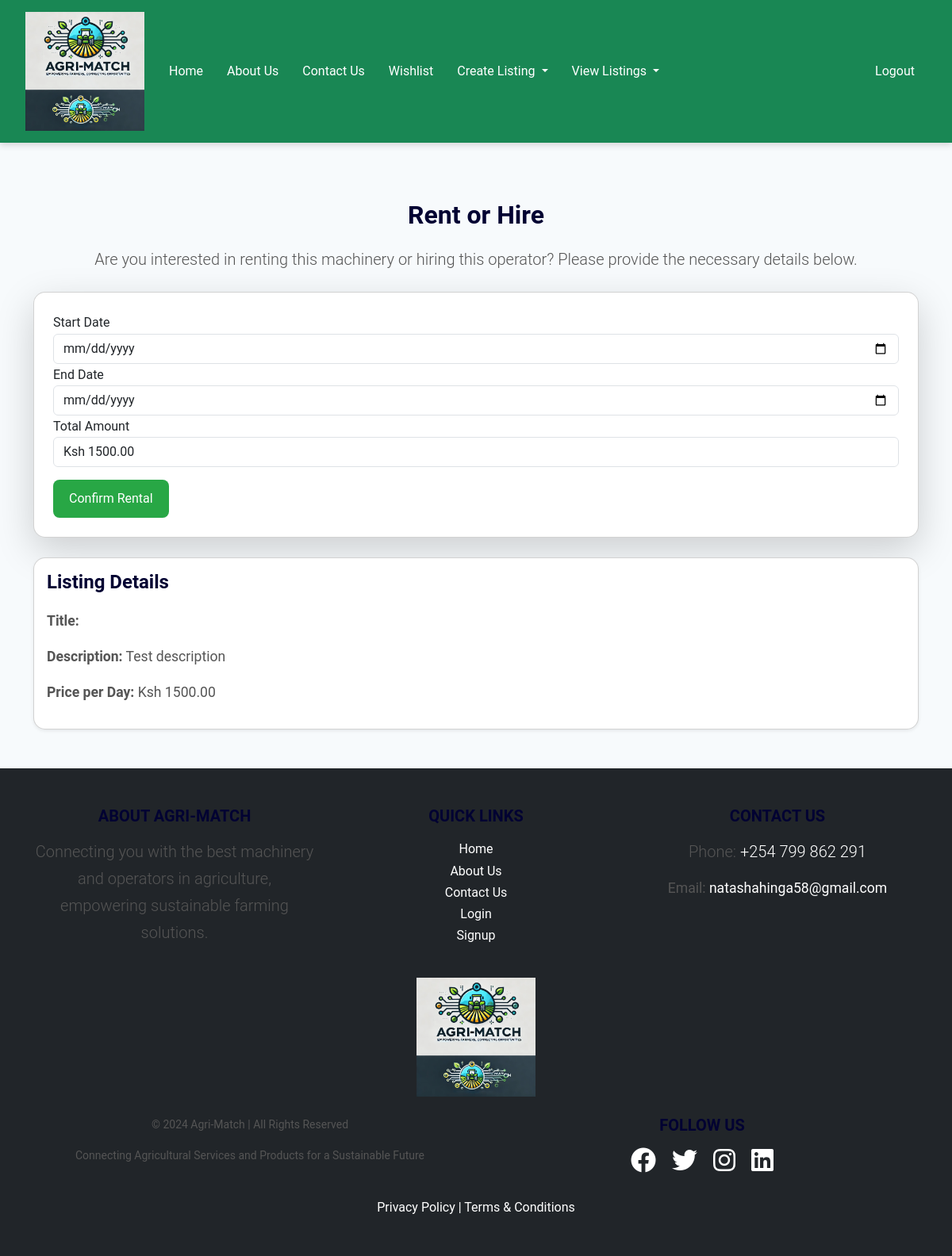
/rent-item/3/ (signed in), run on the app's committed database.
### agri_match_app/models.py (models this page shows, shortened)
class MachineryListing(models.Model):
    category = models.ForeignKey(MachineryCategory, on_delete=models.SET_NULL, null=True, blank=True)
    type = models.ForeignKey(MachineryType, on_delete=models.SET_NULL, null=True)
    make = models.CharField(max_length=100)
    model = models.CharField(max_length=100)
    condition = models.CharField(
        max_length=100,
        choices=[('New', 'New'), ('Used', 'Used')],
        default='New'
    )
    description = models.TextField()
    image = models.ImageField(upload_to='machinery/', blank=True, null=True)
    price_per_day = models.DecimalField(max_digits=10, decimal_places=2)
    available_from = models.DateField()
    available_to = models.DateField()
    location = models.CharField(max_length=255, blank=True, null=True)  # New location field
    user = models.ForeignKey(CustomUser, on_delete=models.CASCADE, related_name='machinery_listings')

### agri_match_app/views.py (the view, shortened to what this page needs)
# urls.py: path('rent-item/<int:listing_id>/', views.rent_or_hire, name='rent_item'),
@login_required
def rent_or_hire(request, listing_id):
    listing = get_object_or_404(MachineryListing, pk=listing_id)
    return render(request, 'rent_or_hire.html', {'listing': listing})

### templates/rent_or_hire.html (shortened to what this page needs)
{% extends 'base.html' %}
{% block content %}
<div class="container mt-5">
    <div class="text-center mb-4">
        <h2 class="font-weight-bold">Rent or Hire {{ listing.title }}</h2>
        <p class="lead">Are you interested in renting this machinery or hiring this operator? Please provide the necessary details below.</p>
    </div>
    <div class="card shadow-lg p-4">
        <form method="POST">
            <div class="form-group">
                <label for="start_date">Start Date</label>
                <input type="date" name="start_date" id="start_date" class="form-control" required>
            </div>
            <div class="form-group">
                <label for="end_date">End Date</label>
                <input type="date" name="end_date" id="end_date" class="form-control" required>
            </div>
            <div class="form-group">
                <label for="total_amount">Total Amount</label>
                <input type="text" name="total_amount" id="total_amount" class="form-control" value="Ksh {{ listing.price_per_day }}" readonly>
            </div>
            <button type="submit" class="btn btn-success btn-block mt-3">Confirm Rental</button>
        </form>
    </div>
    {% if listing %}
    <div class="mt-4 card p-3 shadow-sm">
        <h4 class="font-weight-bold">Listing Details</h4>
        <p><strong>Title:</strong> {{ listing.title }}</p>
        <p><strong>Description:</strong> {{ listing.description }}</p>
        <p><strong>Price per Day:</strong> Ksh {{ listing.price_per_day }}</p>
    </div>
    {% endif %}
</div>
{% endblock %}

### static/css/styles.css (style rules this page uses)
body { font-family: 'Roboto', sans-serif; background-color: #f7fafc; color: #333333; margin: 0; padding: 0; line-height: 1.7; }
.card { border-radius: 15px; overflow: hidden; box-shadow: 0 8px 20px rgba(0, 0, 0, 0.15); background-color: #ffffff; margin-bottom: 25px; transition: transform 0.3s ease, box-shadow 0.3s ease; }
.btn-success { background-color: #28a745; border: none; color: #ffffff; font-size: 16px; padding: 12px 20px; border-radius: 8px; cursor: pointer; transition: background-color 0.3s ease, transform 0.3s ease; }
h1, h2, h3, h4, h5 { font-weight: bold; color: #020232; margin-bottom: 20px; }
p { font-size: 1.1rem; color: #555555; margin-bottom: 15px; }
input, textarea { border-radius: 8px; border: 1px solid #cccccc; padding: 10px; font-size: 1rem; width: 100%; transition: border-color 0.3s ease; }

### data on the page
MachineryListing: total_amount "Ksh 1500.00", description "Test description", price_per_day "1500.00"
